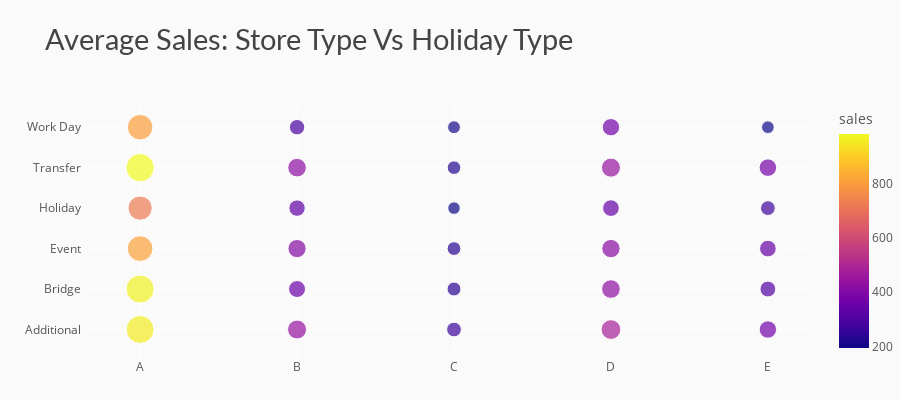

This figure's notebook cell:
### Code cell
# data
df_st_ht = data.groupby(['store_type','holiday_type']).agg({"sales" : "mean"}).reset_index()
df_st_ht['sales'] = round(df_st_ht['sales'], 2)

# chart
fig = px.scatter(df_st_ht, x='store_type', color='sales', y='holiday_type', size='sales',
                 color_discrete_sequence=px.colors.qualitative.D3,
                 title="Average Sales: Store Type Vs Holiday Type")
# styling
fig.update_yaxes(ticksuffix='  ')
fig.update_layout(height=400, xaxis_title='', yaxis_title='',
                  margin=dict(b=0),
                  plot_bgcolor='#fafafa', paper_bgcolor='#fafafa',
                  title_font=dict(size=29, color='#444', family="Lato, sans-serif"),
                  font=dict(color='#555'), 
                  hoverlabel=dict(bgcolor="#f2f2f2", font_size=13, font_family="Lato, sans-serif"))
fig.show()

### Figure 1 — Plotly figure (JSON) as saved in the notebook; plotly's stock layout.template omitted (floating-point values rounded to 4 significant figures)
{"data": [{"hovertemplate": "store_type=%{x}<br>holiday_type=%{y}<br>sales=%{marker.color}<extra></extra>", "legendgroup": "", "marker": {"color": [957.7, 969.8, 813.6, 723.3, 984.6, 803.8, 445.1, 355.8, 409.9, 332.5, 426.6, 292.6, 267.2, 239.9, 233.7, 193.9, 226.7, 202.5, 480.4, 428.4, 417.0, 344.4, 448.1, 371.9, 374.0, 310.1, 343.2, 269.6, 379.7, 197.7], "coloraxis": "coloraxis", "size": [957.7, 969.8, 813.6, 723.3, 984.6, 803.8, 445.1, 355.8, 409.9, 332.5, 426.6, 292.6, 267.2, 239.9, 233.7, 193.9, 226.7, 202.5, 480.4, 428.4, 417.0, 344.4, 448.1, 371.9, 374.0, 310.1, 343.2, 269.6, 379.7, 197.7], "sizemode": "area", "sizeref": 2.462, "symbol": "circle"}, "mode": "markers", "name": "", "orientation": "v", "showlegend": false, "type": "scatter", "x": ["A", "A", "A", "A", "A", "A", "B", "B", "B", "B", "B", "B", "C", "C", "C", "C", "C", "C", "D", "D", "D", "D", "D", "D", "E", "E", "E", "E", "E", "E"], "xaxis": "x", "y": ["Additional", "Bridge", "Event", "Holiday", "Transfer", "Work Day", "Additional", "Bridge", "Event", "Holiday", "Transfer", "Work Day", "Additional", "Bridge", "Event", "Holiday", "Transfer", "Work Day", "Additional", "Bridge", "Event", "Holiday", "Transfer", "Work Day", "Additional", "Bridge", "Event", "Holiday", "Transfer", "Work Day"], "yaxis": "y"}], "layout": {"coloraxis": {"colorbar": {"title": {"text": "sales"}}, "colorscale": [[0, "#0d0887"], [0.1111, "#46039f"], [0.2222, "#7201a8"], [0.3333, "#9c179e"], [0.4444, "#bd3786"], [0.5556, "#d8576b"], [0.6667, "#ed7953"], [0.7778, "#fb9f3a"], [0.8889, "#fdca26"], [1, "#f0f921"]]}, "font": {"color": "#555"}, "height": 400, "hoverlabel": {"bgcolor": "#f2f2f2", "font": {"family": "Lato, sans-serif", "size": 13}}, "legend": {"itemsizing": "constant", "tracegroupgap": 0}, "margin": {"b": 0}, "paper_bgcolor": "#fafafa", "plot_bgcolor": "#fafafa", "title": {"font": {"color": "#444", "family": "Lato, sans-serif", "size": 29}, "text": "Average Sales: Store Type Vs Holiday Type"}, "xaxis": {"anchor": "y", "domain": [0, 1], "title": {"text": ""}}, "yaxis": {"anchor": "x", "domain": [0, 1], "ticksuffix": "  ", "title": {"text": ""}}}}
